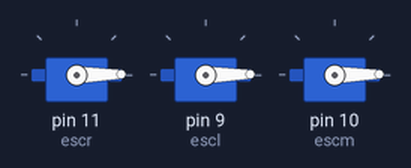
Bench run of a sketch on a simulated Arduino Uno, built with avr-gcc and run on an emulated ATmega328P. Shown: 3 × servo.

Above: at 0.1 s.
At 11.1 s:
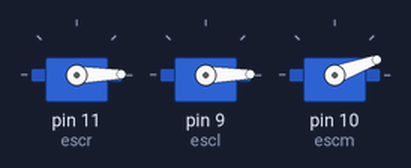
At 15.5 s:
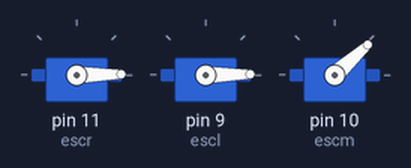
At 19.1 s:
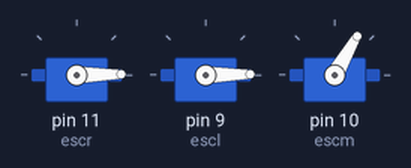
At 20.1 s:
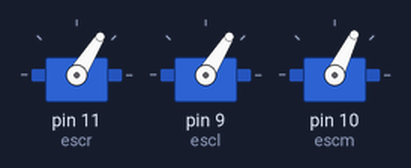
Timing chart, 0 to 21.6 s (numbered marks = the images above):
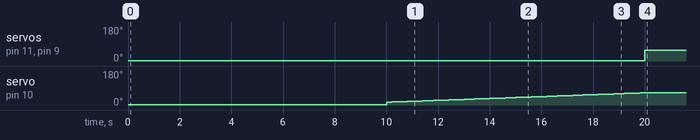

The sketch:

eee.ino
```cpp
#include<Servo.h>

const int vel=58;     //adjust here
const int lift=65;
const float turn=0.35;
int flag=1;
int k=vel,a,b,c;
Servo escr;
Servo escl;
Servo escm;

void setup()
{
  pinMode(A1,INPUT);
  pinMode(A2,INPUT);
  pinMode(A0,INPUT);
  pinMode(A5,INPUT);

  escr.attach(11,1000,2000);
  escl.attach(9,1000,2000);
  escm.attach(10,1000,2000);

  for (int i=40;i>0;i--)
  { escr.write(i);
    escl.write(i);
    escm.write(i);}
    delay(10000);

  int j=15;
  while (j<lift)
{
  escm.write(j);
  delay(200);
  j++;
}
  escr.write(k);//needed because initially if all sens are on then it wont start
  escl.write(k);
}

void off()
{ escr.write(0);escl.write(0);
  while(analogRead(A4)>30){;}
  if(flag==1){ escr.write(k);escl.write(k); }
  if(flag==2){ escr.write(k-turn*k);escl.write(k+turn*k);}
  if(flag==3){ escl.write(k-turn*k);escr.write(k+turn*k);}     }


void loop()
{
  //off();
  delay(10000);

  flag=1; escr.write(k);escl.write(k);// Serial.println("going straight");
  delay(10000);

  flag=2; escr.write(k-turn*k);escl.write(k+turn*k);// Serial.println("turning right");
  delay(10000);

  flag=3; escr.write(k+turn*k);escl.write(k-turn*k);// Serial.println("turning left");
  delay(10000);
}
```

Measured:
- by itself, servo on pin 11 (escr), servo on pin 9 (escl): 1° → 58° at 20.0 s
